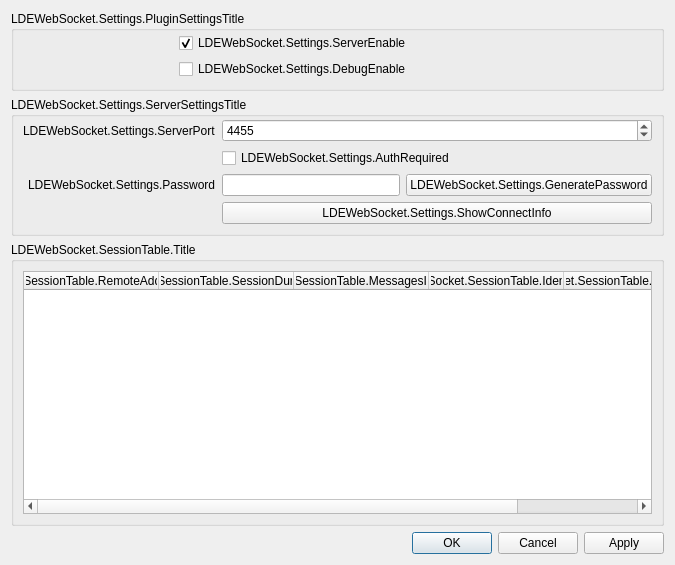
<?xml version="1.0" encoding="UTF-8"?>
<ui version="4.0">
 <class>SettingsDialog</class>
 <widget class="QDialog" name="SettingsDialog">
  <property name="geometry">
   <rect>
    <x>0</x>
    <y>0</y>
    <width>675</width>
    <height>565</height>
   </rect>
  </property>
  <property name="minimumSize">
   <size>
    <width>675</width>
    <height>0</height>
   </size>
  </property>
  <property name="maximumSize">
   <size>
    <width>675</width>
    <height>16777215</height>
   </size>
  </property>
  <property name="windowTitle">
   <string>LDEWebSocket.Settings.DialogTitle</string>
  </property>
  <layout class="QVBoxLayout" name="verticalLayout">
   <item>
    <widget class="QGroupBox" name="pluginSettingsGroupBox">
     <property name="minimumSize">
      <size>
       <width>0</width>
       <height>0</height>
      </size>
     </property>
     <property name="title">
      <string>LDEWebSocket.Settings.PluginSettingsTitle</string>
     </property>
     <layout class="QFormLayout" name="formLayout">
      <property name="labelAlignment">
       <set>Qt::AlignRight|Qt::AlignTrailing|Qt::AlignVCenter</set>
      </property>
      <property name="topMargin">
       <number>2</number>
      </property>
      <item row="1" column="0">
       <spacer name="horizontalSpacer">
        <property name="orientation">
         <enum>Qt::Horizontal</enum>
        </property>
        <property name="sizeType">
         <enum>QSizePolicy::Fixed</enum>
        </property>
        <property name="sizeHint" stdset="0">
         <size>
          <width>150</width>
          <height>20</height>
         </size>
        </property>
       </spacer>
      </item>
      <item row="1" column="1">
       <widget class="QCheckBox" name="enableWebSocketServerCheckBox">
        <property name="text">
         <string>LDEWebSocket.Settings.ServerEnable</string>
        </property>
        <property name="checked">
         <bool>true</bool>
        </property>
       </widget>
      </item>
       <!--
      <item row="2" column="1">
       <widget class="QCheckBox" name="enableSystemTrayAlertsCheckBox">
        <property name="text">
         <string>LDEWebSocket.Settings.AlertsEnable</string>
        </property>
       </widget>
      </item>
       -->
      <item row="3" column="1">
       <layout class="QHBoxLayout" name="horizontalLayout_2">
        <property name="spacing">
         <number>2</number>
        </property>
        <item>
         <widget class="QCheckBox" name="enableDebugLoggingCheckBox">
          <property name="toolTip">
           <string>LDEWebSocket.Settings.DebugEnableHoverText</string>
          </property>
          <property name="text">
           <string>LDEWebSocket.Settings.DebugEnable</string>
          </property>
         </widget>
        </item>
        <item>
         <widget class="QLabel" name="enableDebugLoggingToolTipLabel">
          <property name="toolTip">
           <string>LDEWebSocket.Settings.DebugEnableHoverText</string>
          </property>
          <property name="scaledContents">
           <bool>true</bool>
          </property>
          <property name="alignment">
           <set>Qt::AlignCenter</set>
          </property>
         </widget>
        </item>
        <item>
         <spacer name="horizontalSpacer_3">
          <property name="orientation">
           <enum>Qt::Horizontal</enum>
          </property>
          <property name="sizeHint" stdset="0">
           <size>
            <width>40</width>
            <height>20</height>
           </size>
          </property>
         </spacer>
        </item>
       </layout>
      </item>
     </layout>
    </widget>
   </item>
   <item>
    <widget class="QGroupBox" name="serverSettingsGroupBox">
     <property name="minimumSize">
      <size>
       <width>0</width>
       <height>0</height>
      </size>
     </property>
     <property name="title">
      <string>LDEWebSocket.Settings.ServerSettingsTitle</string>
     </property>
     <layout class="QFormLayout" name="formLayout_3">
      <property name="labelAlignment">
       <set>Qt::AlignRight|Qt::AlignTrailing|Qt::AlignVCenter</set>
      </property>
      <property name="topMargin">
       <number>2</number>
      </property>
      <item row="0" column="0">
       <widget class="QLabel" name="serverPortLabel">
        <property name="text">
         <string>LDEWebSocket.Settings.ServerPort</string>
        </property>
       </widget>
      </item>
      <item row="0" column="1">
       <widget class="QSpinBox" name="serverPortSpinBox">
        <property name="minimum">
         <number>1</number>
        </property>
        <property name="maximum">
         <number>65534</number>
        </property>
        <property name="value">
         <number>4455</number>
        </property>
       </widget>
      </item>
      <item row="1" column="1">
       <widget class="QCheckBox" name="enableAuthenticationCheckBox">
        <property name="text">
         <string>LDEWebSocket.Settings.AuthRequired</string>
        </property>
       </widget>
      </item>
      <item row="2" column="0">
       <widget class="QLabel" name="serverPasswordLabel">
        <property name="text">
         <string>LDEWebSocket.Settings.Password</string>
        </property>
       </widget>
      </item>
      <item row="2" column="1">
       <layout class="QHBoxLayout" name="horizontalLayout">
        <item>
         <widget class="QLineEdit" name="serverPasswordLineEdit">
          <property name="echoMode">
           <enum>QLineEdit::Password</enum>
          </property>
         </widget>
        </item>
        <item>
         <widget class="QPushButton" name="generatePasswordButton">
          <property name="text">
           <string>LDEWebSocket.Settings.GeneratePassword</string>
          </property>
         </widget>
        </item>
       </layout>
      </item>
      <item row="3" column="0">
       <spacer name="horizontalSpacer_2">
        <property name="orientation">
         <enum>Qt::Horizontal</enum>
        </property>
        <property name="sizeType">
         <enum>QSizePolicy::Fixed</enum>
        </property>
        <property name="sizeHint" stdset="0">
         <size>
          <width>150</width>
          <height>20</height>
         </size>
        </property>
       </spacer>
      </item>
      <item row="3" column="1">
       <widget class="QPushButton" name="showConnectInfoButton">
        <property name="text">
         <string>LDEWebSocket.Settings.ShowConnectInfo</string>
        </property>
       </widget>
      </item>
     </layout>
    </widget>
   </item>
   <item>
    <widget class="QGroupBox" name="sessionTableGroupBox">
     <property name="minimumSize">
      <size>
       <width>0</width>
       <height>200</height>
      </size>
     </property>
     <property name="title">
      <string>LDEWebSocket.SessionTable.Title</string>
     </property>
     <layout class="QGridLayout" name="gridLayout_2">
      <item row="0" column="0">
       <widget class="QTableWidget" name="websocketSessionTable">
        <property name="editTriggers">
         <set>QAbstractItemView::NoEditTriggers</set>
        </property>
        <property name="tabKeyNavigation">
         <bool>false</bool>
        </property>
        <property name="showDropIndicator" stdset="0">
         <bool>false</bool>
        </property>
        <attribute name="horizontalHeaderMinimumSectionSize">
         <number>100</number>
        </attribute>
        <attribute name="horizontalHeaderDefaultSectionSize">
         <number>135</number>
        </attribute>
        <attribute name="verticalHeaderVisible">
         <bool>false</bool>
        </attribute>
        <attribute name="verticalHeaderMinimumSectionSize">
         <number>21</number>
        </attribute>
        <column>
         <property name="text">
          <string>LDEWebSocket.SessionTable.RemoteAddressColumnTitle</string>
         </property>
        </column>
        <column>
         <property name="text">
          <string>LDEWebSocket.SessionTable.SessionDurationColumnTitle</string>
         </property>
        </column>
        <column>
         <property name="text">
          <string>LDEWebSocket.SessionTable.MessagesInOutColumnTitle</string>
         </property>
        </column>
        <column>
         <property name="text">
          <string>LDEWebSocket.SessionTable.IdentifiedTitle</string>
         </property>
        </column>
        <column>
         <property name="text">
          <string>LDEWebSocket.SessionTable.KickButtonColumnTitle</string>
         </property>
        </column>
       </widget>
      </item>
     </layout>
    </widget>
   </item>
   <item>
    <widget class="QDialogButtonBox" name="buttonBox">
     <property name="orientation">
      <enum>Qt::Horizontal</enum>
     </property>
     <property name="standardButtons">
      <set>QDialogButtonBox::Apply|QDialogButtonBox::Cancel|QDialogButtonBox::Ok</set>
     </property>
    </widget>
   </item>
  </layout>
 </widget>
 <resources>
  <include location="resources.qrc"/>
 </resources>
 <connections>
  <connection>
   <sender>buttonBox</sender>
   <signal>accepted()</signal>
   <receiver>SettingsDialog</receiver>
   <slot>accept()</slot>
   <hints>
    <hint type="sourcelabel">
     <x>248</x>
     <y>254</y>
    </hint>
    <hint type="destinationlabel">
     <x>157</x>
     <y>274</y>
    </hint>
   </hints>
  </connection>
  <connection>
   <sender>buttonBox</sender>
   <signal>rejected()</signal>
   <receiver>SettingsDialog</receiver>
   <slot>reject()</slot>
   <hints>
    <hint type="sourcelabel">
     <x>316</x>
     <y>260</y>
    </hint>
    <hint type="destinationlabel">
     <x>286</x>
     <y>274</y>
    </hint>
   </hints>
  </connection>
 </connections>
</ui>
